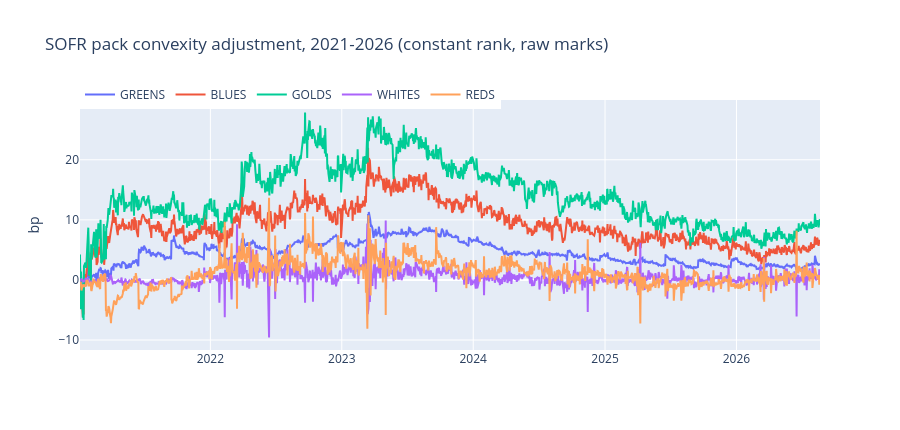

The notebook cell saved with this chart:
### Code cell
_f = go.Figure()
for _lab in ("GREENS", "BLUES", "GOLDS", "WHITES", "REDS"):
    _f.add_trace(go.Scatter(x=IDX, y=CA[U.ca_col(_lab)], name=_lab, mode="lines"))
_f.update_layout(title="SOFR pack convexity adjustment, 2021-2026 "
                       "(constant rank, raw marks)",
                 yaxis_title="bp", height=430,
                 legend=dict(orientation="h", y=1.08))
_f.show()

### Figure 1 — Plotly figure (JSON) as saved in the notebook; plotly's stock layout.template omitted (floating-point values rounded to 4 significant figures; data arrays with more than 128 entries replaced by an {"elided": "..."} marker saying what was removed)
{"data": [{"mode": "lines", "name": "GREENS", "type": "scatter", "x": {"elided": "1409 str values"}, "y": {"elided": "1409 float values"}}, {"mode": "lines", "name": "BLUES", "type": "scatter", "x": {"elided": "1409 str values"}, "y": {"elided": "1409 float values"}}, {"mode": "lines", "name": "GOLDS", "type": "scatter", "x": {"elided": "1409 str values"}, "y": {"elided": "1409 float values"}}, {"mode": "lines", "name": "WHITES", "type": "scatter", "x": {"elided": "1409 str values"}, "y": {"elided": "1409 float values"}}, {"mode": "lines", "name": "REDS", "type": "scatter", "x": {"elided": "1409 str values"}, "y": {"elided": "1409 float values"}}], "layout": {"height": 430, "legend": {"orientation": "h", "y": 1.08}, "title": {"text": "SOFR pack convexity adjustment, 2021-2026 (constant rank, raw marks)"}, "yaxis": {"title": {"text": "bp"}}}}
